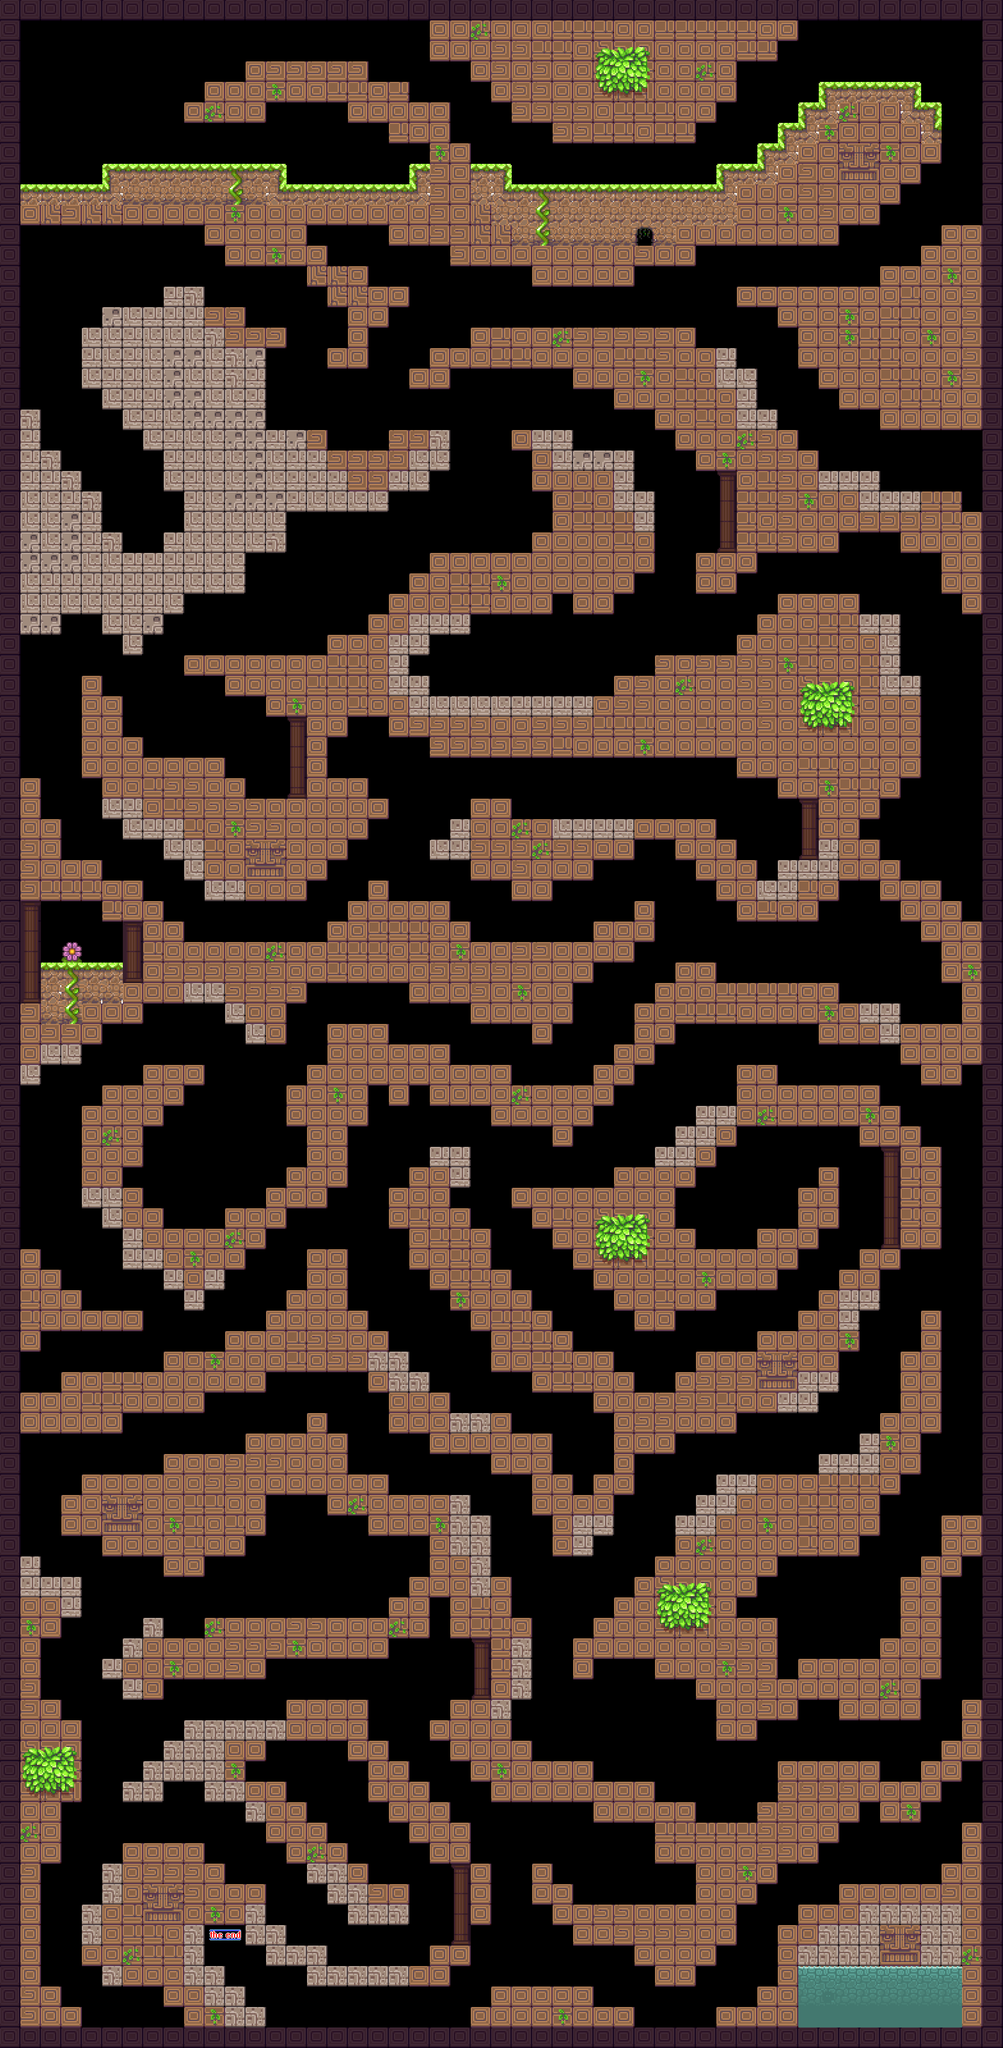

Rendered tile map (Tiled .tmx) drawn with the repository's tilesets; below, a short description and the map source with its tile grids summarised:
An orthogonal 49x100 tile map with 63x63 px tiles, 1 tile layer (Capa de Patrones 1).

<map version="1.0" orientation="orthogonal" width="49" height="100" tilewidth="63" tileheight="63">
 <tileset firstgid="1" name="Tileset" tilewidth="63" tileheight="63">
  <image source="tileset2.png" width="1071" height="378" />
 </tileset>
 <layer name="Capa de Patrones 1" width="49" height="100">
  <data>[4900 cells, 2593 non-empty, 52 distinct tile ids]</data>
 </layer>
</map>